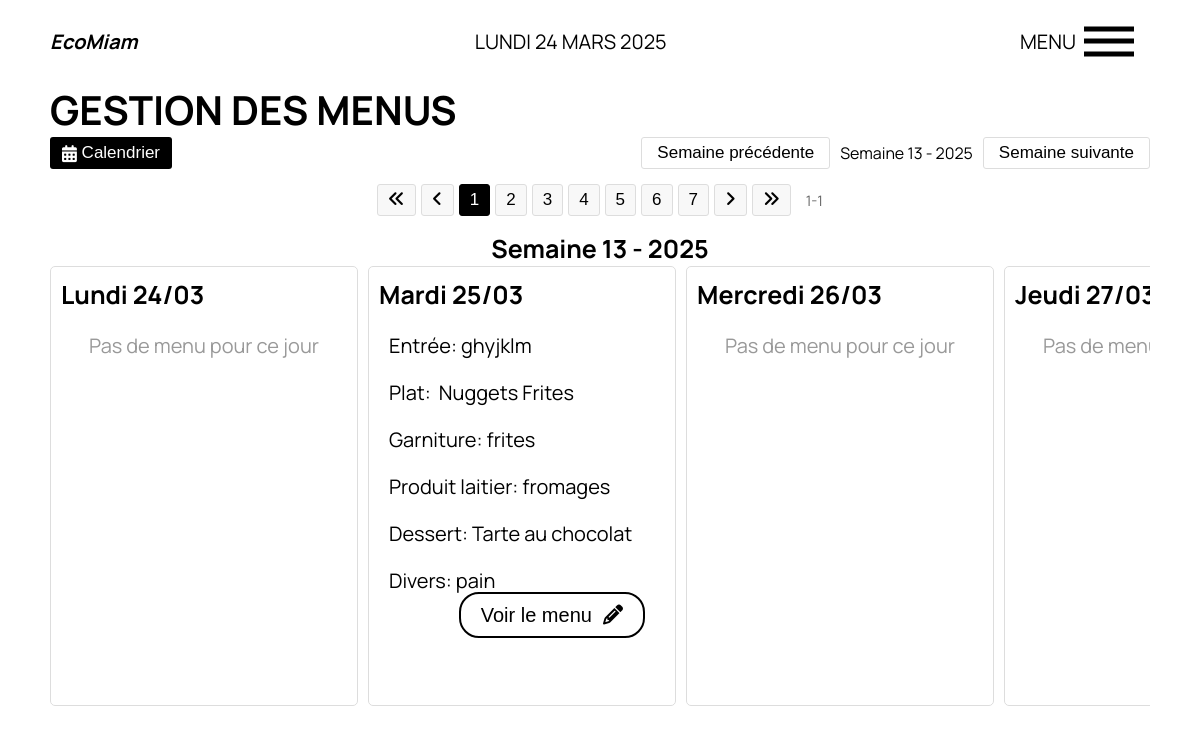
The app's page /Cantine_Ecole/Menu/HTML_ListeEcole_Menu.php, older data.
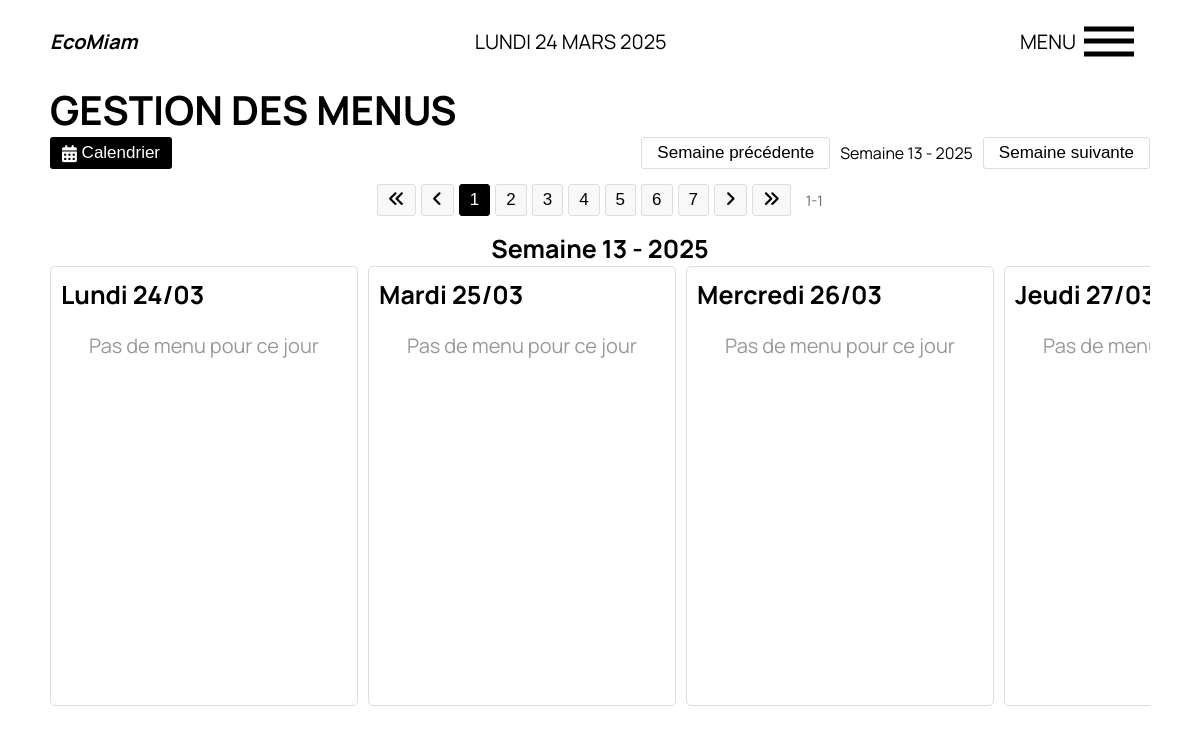
The same page, newer data.
### tables this page shows
CREATE TABLE `menu` (
  `id` int NOT NULL,
  `date_menu` date DEFAULT NULL,
  `entree` varchar(150) NOT NULL,
  `plat` varchar(150) NOT NULL,
  `garniture` varchar(150) NOT NULL,
  `produit_laitier` varchar(150) NOT NULL,
  `dessert` varchar(150) NOT NULL,
  `divers` varchar(150) NOT NULL,
  `nom_menu` varchar(20) DEFAULT NULL,
  `valeur_element` varchar(50) DEFAULT NULL
);

### Cantine_Ecole/Menu/HTML_ListeEcole_Menu.php (the view, shortened to what the changed rows need)
<!DOCTYPE html>
<html lang="fr">
<head>
    <link rel="stylesheet" href="https://cdnjs.cloudflare.com/ajax/libs/font-awesome/6.7.2/css/all.min.css" />
    <link rel="stylesheet" href="../../CSS/liste_menus.css">
</head>
<body>
    <section class="liste_menus">
        <h1>GESTION DES MENUS</h1>
        <div>
            <?php
                require_once '../../bdd.php';
                $sql = "SELECT * FROM menu ORDER BY date_menu ASC";
                $req = $connexion->query($sql);
                $menus = $req->fetchAll(PDO::FETCH_ASSOC);
                $semaineActuelle = date('W');
                $anneeActuelle = date('Y');
                $totalSemaines = 7;
                $semainesParPage = 1;
                $semaineDepart = $semaineActuelle;
                $pageActuelle = 1;
                echo '<div class="content_gestion_menu">';
                    echo '<div class="pagination-controls">';
                        echo '<button id="first-page" class="page-control"><i class="fa-solid fa-angles-left"></i></button>';
                        echo '<button id="prev-page" class="page-control"><i class="fa-solid fa-angle-left"></i></button>';
                        $totalPages = ceil($totalSemaines / $semainesParPage);
                        for ($i = 1; $i <= $totalPages; $i++) {
                            $activeClass = ($i == $pageActuelle) ? 'active' : '';
                            echo '<button class="page-num ' . $activeClass . '" data-page="' . $i . '">' . $i . '</button>';
                        }
                        echo '<button id="next-page" class="page-control"><i class="fa-solid fa-angle-right"></i></button>';
                        echo '<button id="last-page" class="page-control"><i class="fa-solid fa-angles-right"></i></button>';
                        echo '<span id="page-range">' . (($pageActuelle-1) * $semainesParPage + 1) . '-' . min($pageActuelle * $semainesParPage, $totalSemaines) . '</span>';
                    echo '</div>';
                    echo '<div class="semaines-container" id="semaines-container">';
                        for ($i = 0; $i < $totalSemaines; $i++) {
                            $numSemaine = $semaineDepart + $i;
                            $annee = $anneeActuelle;
                            $isCurrentWeek = ($numSemaine === $semaineActuelle && $annee === $anneeActuelle) ? ' current-week' : '';
                            echo "<div class='semaine{$isCurrentWeek}' data-semaine='{$numSemaine}' data-annee='{$annee}' data-index='{$i}'>";
                                echo "<h3>Semaine " . $numSemaine . " - " . $annee . "</h3>";
                                echo "<div class='jours_semaine'>";
                                    for ($jour = 1; $jour <= 5; $jour++) {
                                        $date = new DateTime();
                                        $date->setISODate($annee, $numSemaine, $jour);
                                        $dateStr = $date->format('Y-m-d');
                                        $jourNom = ['Lundi', 'Mardi', 'Mercredi', 'Jeudi', 'Vendredi'][$jour-1];
                                        $isToday = ($dateStr === date('Y-m-d')) ? ' today' : '';
                                        echo "<div class='jour{$isToday}' data-date='{$dateStr}'>";
                                            echo "<h3>{$jourNom} " . $date->format('d/m') . "</h3>";
                                            $menuTrouve = false;
                                            foreach ($menus as $menu) {
                                                if (isset($menu['date_menu']) && $menu['date_menu'] == $dateStr) {
                                                    $menuTrouve = true;
                                                    echo "<div class='menu_bloc'>";
                                                        echo "<div class='menu'>";
                                                            echo "<div class='menu_item'>";
                                                                echo "<p>Entrée:&nbsp;</p>";
                                                                echo "<p>" . htmlspecialchars($menu['entree']) ."</p>";
                                                            echo "</div>";
                                                            echo "<div class='menu_item'>";
                                                                echo "<p>Plat: &nbsp;</p>";
                                                                echo "<p>" . htmlspecialchars($menu['plat']) . "</p>";
                                                            echo "</div>";
                                                            echo "<div class='menu_item'>";
                                                                echo "<p>Garniture:&nbsp;</p>";
                                                                echo "<p>" . htmlspecialchars($menu['garniture']) ."</p>";
                                                            echo "</div>";
                                                            echo "<div class='menu_item'>";
                                                                echo "<p>Produit laitier:&nbsp;</p>";
                                                                echo "<p>" . htmlspecialchars($menu['produit_laitier']) ."</p>";
                                                            echo "</div>";
                                                            echo "<div class='menu_item'>";
                                                                echo "<p>Dessert:&nbsp;</p>";
                                                                echo "<p>" . htmlspecialchars($menu['dessert']) ."</p>";
                                                            echo "</div>";
                                                            echo "<div class='menu_item'>";
                                                                echo "<p>Divers:&nbsp;</p>";
                                                                echo "<p>" . htmlspecialchars($menu['divers']) ."</p>";
                                                            echo "</div>";
                                                        echo "</div>";
                                                    echo "</div>";
                                                    echo "<div class='bouton_read'>";
                                                        echo "<button><a href='../../Cantine_Ecole/Menu/HTML_MenuEcole_read.php?id=" . $menu['id'] . "'>Voir le menu&nbsp;&nbsp;<i class='fa-solid fa-pencil'></i></a></button>";
                                                    echo "</div>";
                                                    break;
                                                }
                                            }
                                            if (!$menuTrouve) {
                                                echo "<div class='menu_vide'>";
                                                    echo "<p>Pas de menu pour ce jour</p>";
                                                echo "</div>";
                                            }
                                        echo "</div>";
                                    }
                                echo "</div>";
                            echo "</div>";
                        }
                    echo '</div>';
                echo '</div>';
            ?>
        </div>
    </section>
</body>
</html>

Row changes from the older to the newer data that the page shows:
removed menu: entree "ghyjklm", plat "Nuggets Frites", garniture "frites", produit_laitier "fromages", dessert "Tarte au chocolat", divers "pain"
Text that changed along with them:
new list line: "Pas de menu pour ce jour"
